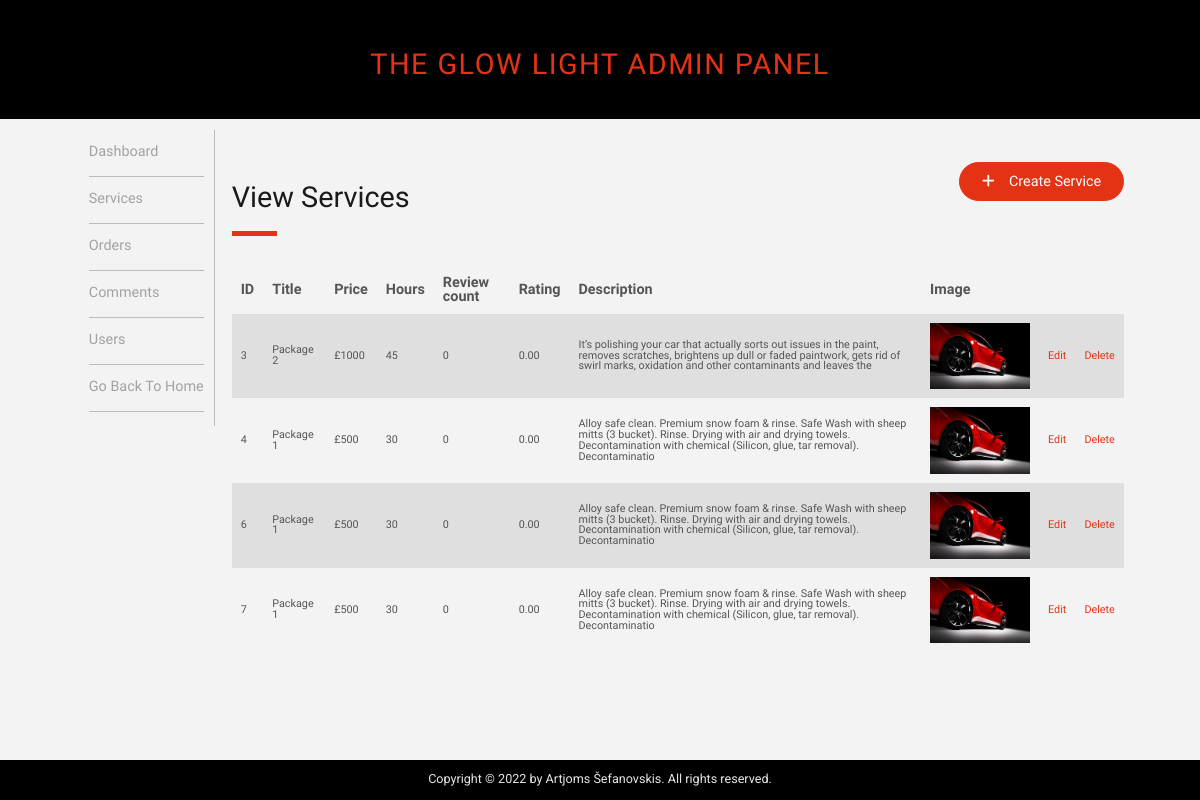
Page /admin/admin-services.php on the earlier database version.
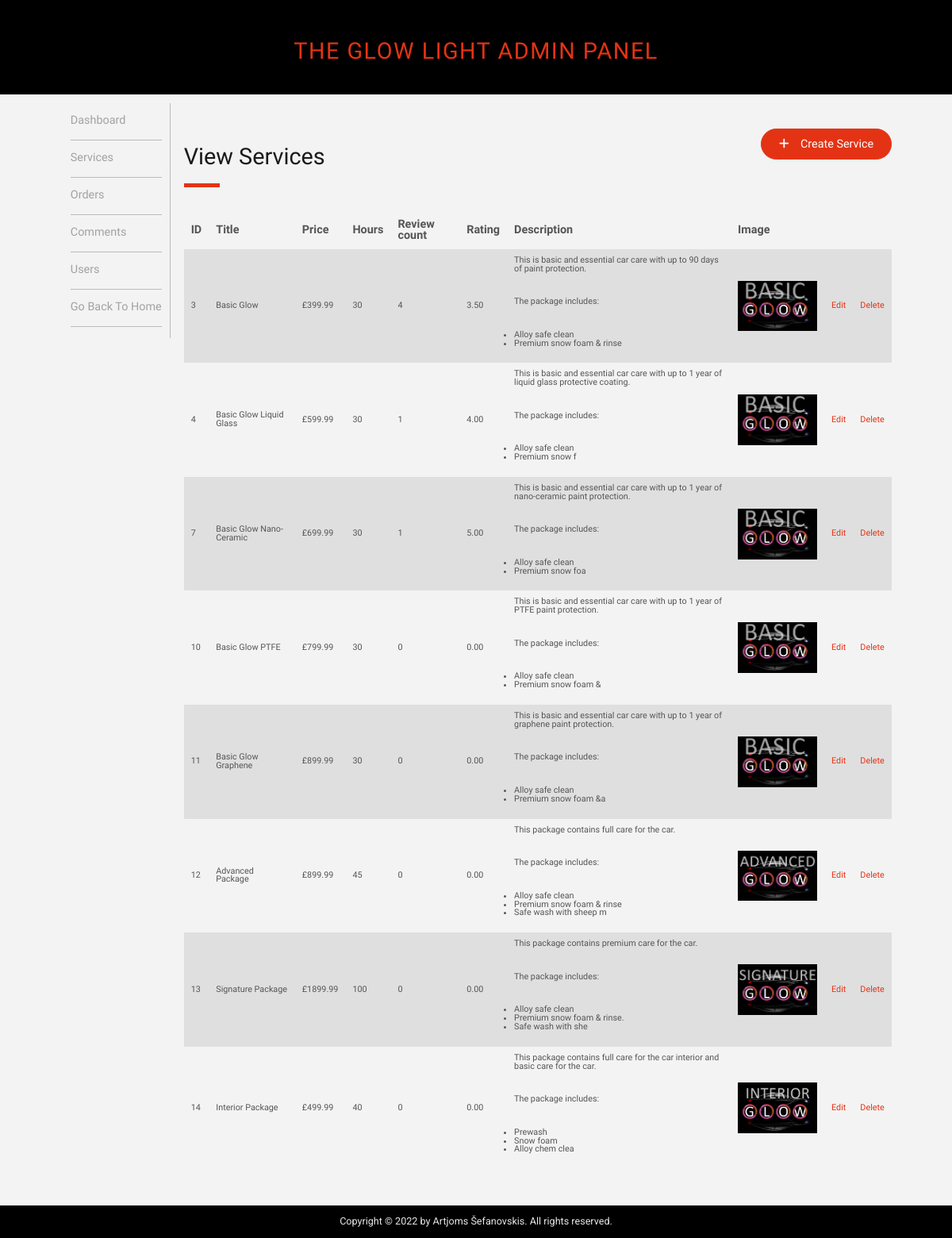
Same page on the later database version.
### tables this page shows
CREATE TABLE `services` (
  `service_id` int(11) NOT NULL,
  `service_title` varchar(255) NOT NULL,
  `service_price` float NOT NULL,
  `service_hours` int(11) NOT NULL,
  `service_description` text NOT NULL,
  `service_image` text NOT NULL
);

### admin/inc/view_all_services.php (the view, shortened to what this page needs)
<div class="page-header-box">
  <div>
    <h2 class="page-heading">View Services</h2>
    <span class="page-heading-line"></span>
  </div>
  <a href="admin-services.php?source=add_service" class="btn--cta services-create-btn">
    <i class="fas fa-plus"></i>
    <span>Create Service</span>
  </a>
</div>
<?php
  $querry = "select
  s.service_id,
  s.service_title,
  s.service_price,
  s.service_hours,
  ifnull(COUNT(c.comment_id),0) as 'service_review_count',
  ifnull(ROUND(AVG(c.comment_rating),2),0) as 'service_rating',
  s.service_description,
  s.service_image
  from services as s
  LEFT JOIN (select*from comments where comment_status = 'approved') as c on c.comment_topic_id = s.service_id
  where service_id <> 1
  GROUP BY s.service_id";
  $select_services = mysqli_query($conn,$querry);
  if(mysqli_num_rows($select_services) == 0){
    echo "<div class='empty-msg'>Looks like it is empty here...</div>";
  }
  else{
?>
<table class="hor-table view-all-services-table">
  <thead class="hor-table-head">
    <tr>
      <th>ID</th>
      <th>Title</th>
      <th>Price</th>
      <th>Hours</th>
      <th>Review count</th>
      <th>Rating</th>
      <th>Description</th>
      <th>Image</th>
      <th></th>
      <th></th>
    </tr>
  </thead>
  <tbody>
    <?php
    while ($row = mysqli_fetch_assoc($select_services)) {
      $service_id = $row['service_id'];
      $service_title = $row['service_title'];
      $service_price = $row['service_price'];
      $service_hours = $row['service_hours'];
      $service_review_count = $row['service_review_count'];
      $service_rating = $row['service_rating'];
      $service_description = substr($row['service_description'],0, 200);
      $service_image = $row['service_image'];
      echo "<tr>";
      echo "<td>{$service_id}</td>";
      echo "<td>{$service_title}</td>";
      echo "<td>£{$service_price}</td>";
      echo "<td>{$service_hours}</td>";
      echo "<td>{$service_review_count}</td>";
      echo "<td>{$service_rating}</td>";
      echo "<td>{$service_description}</td>";
      echo "<td><img width='100px' src='../img/services-images/$service_image'></td>";
      echo "<td><a href='admin-services.php?source=edit_service&s_id={$service_id}'>Edit</a></td>";
      echo "<td><a href='admin-services.php?delete=$service_id'>Delete</a></td>";
      echo "</tr>";
    }
    ?>
  </tbody>
</table>
<?php } ?>

Differences in the rows shown:
removed services: service_id "6", service_title "Package 1", service_price "500", service_hours "30", service_review_count "0", service_rating "0.00", service_description "Alloy safe clean. Premium snow foam & rinse. Safe Wash with sheep mitts (3 bucket). Rinse. Drying with air and drying towels. Decontamination with chemical (Silicon, glue, tar removal). Decontaminatio", service_image (picture)
changed services id 3: service_title "Package 2" → "Basic Glow"; service_price "1000" → "399.99"; service_hours "45" → "30"; service_review_count "0" → "4"; service_rating "0.00" → "3.50"; service_description "It’s polishing your car that actually sorts out issues in the paint, removes scratches, brightens up dull or faded paintwork, gets rid of swirl marks, oxidation and other contaminants and leaves the" → "This is basic and essential car care with up to 90 days of paint protection. The package includes: Alloy safe clean Premium snow foam & rinse"; service_image: a different picture
changed services id 4: service_title "Package 1" → "Basic Glow Liquid Glass"; service_price "500" → "599.99"; service_review_count "0" → "1"; service_rating "0.00" → "4.00"; service_description "Alloy safe clean. Premium snow foam & rinse. Safe Wash with sheep mitts (3 bucket). Rinse. Drying with air and drying towels. Decontamination with chemical (Silicon, glue, tar removal). Decontaminatio" → "This is basic and essential car care with up to 1 year of liquid glass protective coating. The package includes: Alloy safe clean Premium snow f"; service_image: a different picture
changed services id 7: service_title "Package 1" → "Basic Glow Nano-Ceramic"; service_price "500" → "699.99"; service_review_count "0" → "1"; service_rating "0.00" → "5.00"; service_description "Alloy safe clean. Premium snow foam & rinse. Safe Wash with sheep mitts (3 bucket). Rinse. Drying with air and drying towels. Decontamination with chemical (Silicon, glue, tar removal). Decontaminatio" → "This is basic and essential car care with up to 1 year of nano-ceramic paint protection. The package includes: Alloy safe clean Premium snow foa"; service_image: a different picture
added services: service_id "10", service_title "Basic Glow PTFE", service_price "799.99", service_hours "30", service_review_count "0", service_rating "0.00", service_description "This is basic and essential car care with up to 1 year of PTFE paint protection. The package includes: Alloy safe clean Premium snow foam &", service_image (picture)
added services: service_id "11", service_title "Basic Glow Graphene", service_price "899.99", service_hours "30", service_review_count "0", service_rating "0.00", service_description "This is basic and essential car care with up to 1 year of graphene paint protection. The package includes: Alloy safe clean Premium snow foam &a", service_image (picture)
added services: service_id "12", service_title "Advanced Package", service_price "899.99", service_hours "45", service_review_count "0", service_rating "0.00", service_description "This package contains full care for the car. The package includes: Alloy safe clean Premium snow foam & rinse Safe wash with sheep m", service_image (picture)
added services: service_id "13", service_title "Signature Package", service_price "1899.99", service_hours "100", service_review_count "0", service_rating "0.00", service_description "This package contains premium care for the car. The package includes: Alloy safe clean Premium snow foam & rinse. Safe wash with she", service_image (picture)
added services: service_id "14", service_title "Interior Package", service_price "499.99", service_hours "40", service_review_count "0", service_rating "0.00", service_description "This package contains full care for the car interior and basic care for the car. The package includes: Prewash Snow foam Alloy chem clea", service_image (picture)
